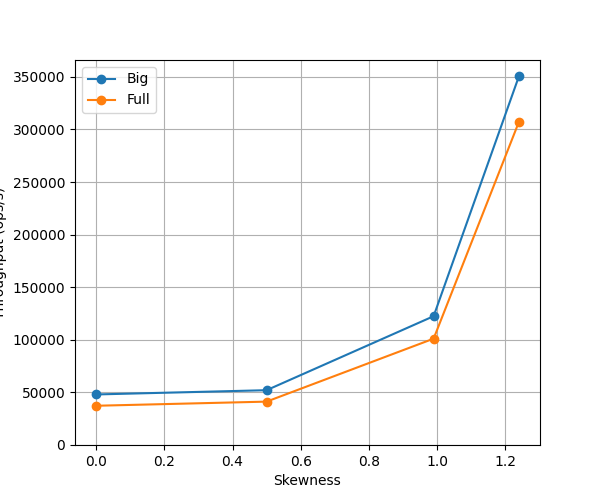

This chart was generated by the following Python code:
import polars as pl
import matplotlib.pyplot as plt


def plot(ax, df, network, app):
    # print(df)
    plot_df = df.filter((pl.col("network") == network) & (pl.col("app") == app))
    for setting in sorted(plot_df["setting"].unique()):
        setting_df = plot_df.filter((pl.col("setting") == setting))
        ax.plot(
            setting_df["skewness"],
            setting_df["tput"],
            marker="o",
            label=f"{setting}",
        )
    ax.legend()
    ax.set_ylim(0, None)
    ax.set_xlabel("Skewness")
    ax.set_ylabel("Throughput (ops/s)")
    ax.grid(True)


fig, axs = plt.subplots(1, 1, figsize=(6, 5))
df = pl.read_csv("data/skew-tput.csv")  # .filter(pl.col("_ignore").is_null())
print(df)
plot(axs, df, "Lan", "Ycsb")
fig.savefig("data/skew-tput.png")
